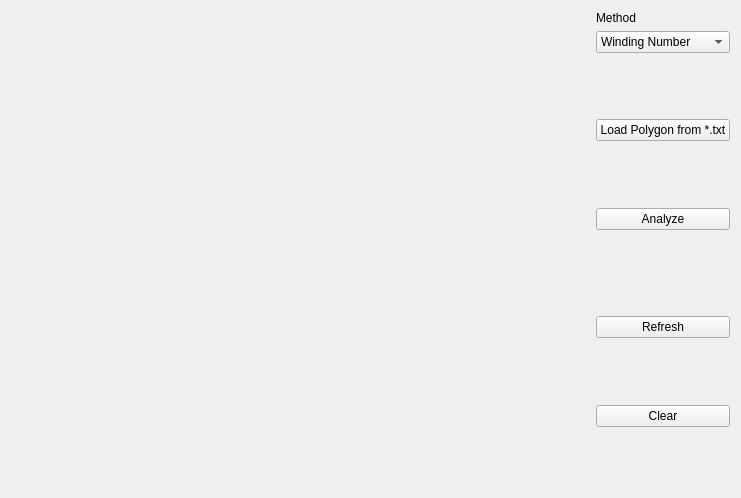
<?xml version="1.0" encoding="UTF-8"?>
<ui version="4.0">
 <class>Widget</class>
 <widget class="QWidget" name="Widget">
  <property name="geometry">
   <rect>
    <x>0</x>
    <y>0</y>
    <width>741</width>
    <height>498</height>
   </rect>
  </property>
  <property name="windowTitle">
   <string>Point in Polygon</string>
  </property>
  <layout class="QHBoxLayout" name="horizontalLayout">
   <item>
    <widget class="Draw" name="Canvas" native="true">
     <property name="sizePolicy">
      <sizepolicy hsizetype="Preferred" vsizetype="Preferred">
       <horstretch>1</horstretch>
       <verstretch>1</verstretch>
      </sizepolicy>
     </property>
    </widget>
   </item>
   <item>
    <layout class="QVBoxLayout" name="verticalLayout">
     <item>
      <widget class="QLabel" name="label">
       <property name="text">
        <string>Method</string>
       </property>
      </widget>
     </item>
     <item>
      <widget class="QComboBox" name="method">
       <item>
        <property name="text">
         <string>Winding Number</string>
        </property>
       </item>
       <item>
        <property name="text">
         <string>Ray Crossing</string>
        </property>
       </item>
      </widget>
     </item>
     <item>
      <spacer name="verticalSpacer">
       <property name="orientation">
        <enum>Qt::Vertical</enum>
       </property>
       <property name="sizeHint" stdset="0">
        <size>
         <width>20</width>
         <height>40</height>
        </size>
       </property>
      </spacer>
     </item>
     <item>
      <widget class="QPushButton" name="Import">
       <property name="text">
        <string>Load Polygon from *.txt</string>
       </property>
      </widget>
     </item>
     <item>
      <spacer name="verticalSpacer_6">
       <property name="orientation">
        <enum>Qt::Vertical</enum>
       </property>
       <property name="sizeHint" stdset="0">
        <size>
         <width>20</width>
         <height>40</height>
        </size>
       </property>
      </spacer>
     </item>
     <item>
      <widget class="QPushButton" name="anal">
       <property name="text">
        <string>Analyze</string>
       </property>
      </widget>
     </item>
     <item>
      <widget class="QLabel" name="label_2">
       <property name="text">
        <string/>
       </property>
      </widget>
     </item>
     <item>
      <spacer name="verticalSpacer_2">
       <property name="orientation">
        <enum>Qt::Vertical</enum>
       </property>
       <property name="sizeHint" stdset="0">
        <size>
         <width>20</width>
         <height>40</height>
        </size>
       </property>
      </spacer>
     </item>
     <item>
      <widget class="QPushButton" name="repaint">
       <property name="text">
        <string>Refresh</string>
       </property>
      </widget>
     </item>
     <item>
      <spacer name="verticalSpacer_3">
       <property name="orientation">
        <enum>Qt::Vertical</enum>
       </property>
       <property name="sizeHint" stdset="0">
        <size>
         <width>20</width>
         <height>40</height>
        </size>
       </property>
      </spacer>
     </item>
     <item>
      <widget class="QPushButton" name="clear">
       <property name="text">
        <string>Clear</string>
       </property>
      </widget>
     </item>
     <item>
      <spacer name="verticalSpacer_4">
       <property name="orientation">
        <enum>Qt::Vertical</enum>
       </property>
       <property name="sizeHint" stdset="0">
        <size>
         <width>20</width>
         <height>40</height>
        </size>
       </property>
      </spacer>
     </item>
    </layout>
   </item>
  </layout>
 </widget>
 <layoutdefault spacing="6" margin="11"/>
 <customwidgets>
  <customwidget>
   <class>Draw</class>
   <extends>QWidget</extends>
   <header>draw.h</header>
   <container>1</container>
  </customwidget>
 </customwidgets>
 <resources/>
 <connections/>
</ui>
